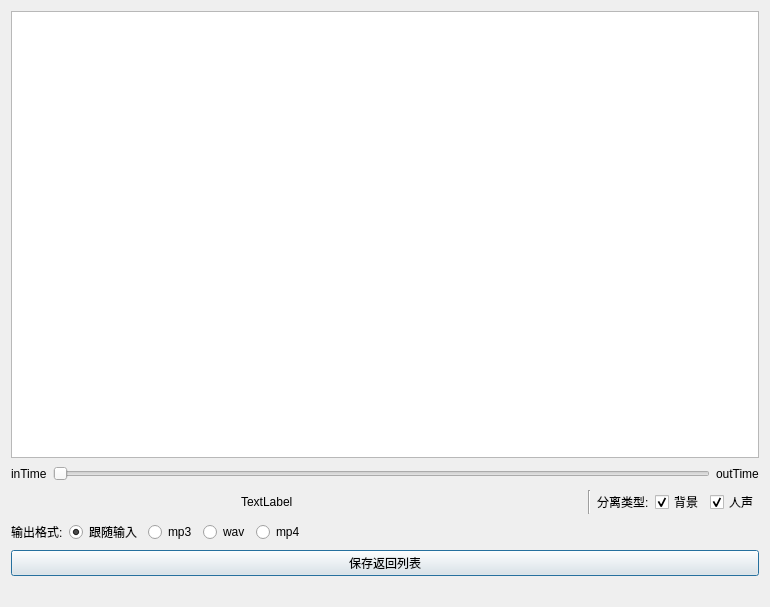
<?xml version="1.0" encoding="UTF-8"?>
<ui version="4.0">
 <class>VideoQtWidgetsClass</class>
 <widget class="QWidget" name="VideoQtWidgetsClass">
  <property name="geometry">
   <rect>
    <x>0</x>
    <y>0</y>
    <width>770</width>
    <height>607</height>
   </rect>
  </property>
  <property name="windowTitle">
   <string/>
  </property>
  <property name="windowIcon">
   <iconset>
    <normaloff>../../../../Desktop/Mac-256@2x-150x150.png</normaloff>../../../../Desktop/Mac-256@2x-150x150.png</iconset>
  </property>
  <layout class="QVBoxLayout" name="verticalLayout">
   <item>
    <widget class="QGraphicsView" name="graphicsView"/>
   </item>
   <item>
    <layout class="QVBoxLayout" name="displayLayout"/>
   </item>
   <item>
    <layout class="QHBoxLayout" name="horizontalLayout_3">
     <item>
      <widget class="QLabel" name="in_timelabel">
       <property name="text">
        <string>inTime</string>
       </property>
      </widget>
     </item>
     <item>
      <widget class="MySlider" name="horizontalSlider">
       <property name="minimumSize">
        <size>
         <width>0</width>
         <height>20</height>
        </size>
       </property>
       <property name="maximum">
        <number>1000</number>
       </property>
       <property name="orientation">
        <enum>Qt::Horizontal</enum>
       </property>
      </widget>
     </item>
     <item>
      <widget class="QLabel" name="out_timelabel">
       <property name="text">
        <string>outTime</string>
       </property>
      </widget>
     </item>
    </layout>
   </item>
   <item>
    <layout class="QHBoxLayout" name="horizontalLayout"/>
   </item>
   <item>
    <layout class="QHBoxLayout" name="horizontalLayout_2">
     <item>
      <widget class="QPushButton" name="JtoolButton">
       <property name="text">
        <string/>
       </property>
       <property name="icon">
        <iconset>
         <normaloff>:/new/prefix1/Resource/image/winOCRUI/backward.svg</normaloff>:/new/prefix1/Resource/image/winOCRUI/backward.svg</iconset>
       </property>
       <property name="flat">
        <bool>true</bool>
       </property>
      </widget>
     </item>
     <item>
      <widget class="QPushButton" name="pushButton_2">
       <property name="text">
        <string/>
       </property>
       <property name="icon">
        <iconset>
         <normaloff>:/new/prefix1/Resource/image/winOCRUI/play.svg</normaloff>:/new/prefix1/Resource/image/winOCRUI/play.svg</iconset>
       </property>
       <property name="flat">
        <bool>true</bool>
       </property>
      </widget>
     </item>
     <item>
      <widget class="QPushButton" name="LtoolButton">
       <property name="text">
        <string/>
       </property>
       <property name="icon">
        <iconset>
         <normaloff>:/new/prefix1/Resource/image/winOCRUI/forward.svg</normaloff>:/new/prefix1/Resource/image/winOCRUI/forward.svg</iconset>
       </property>
       <property name="flat">
        <bool>true</bool>
       </property>
      </widget>
     </item>
     <item>
      <widget class="QPushButton" name="setInTimetoolButton">
       <property name="text">
        <string/>
       </property>
       <property name="icon">
        <iconset>
         <normaloff>:/new/prefix1/Resource/image/winOCRUI/arrow.right.to.line.svg</normaloff>:/new/prefix1/Resource/image/winOCRUI/arrow.right.to.line.svg</iconset>
       </property>
       <property name="flat">
        <bool>true</bool>
       </property>
      </widget>
     </item>
     <item>
      <widget class="QPushButton" name="setOutTimetoolButton">
       <property name="text">
        <string/>
       </property>
       <property name="icon">
        <iconset>
         <normaloff>:/new/prefix1/Resource/image/winOCRUI/arrow.backward.to.line.svg</normaloff>:/new/prefix1/Resource/image/winOCRUI/arrow.backward.to.line.svg</iconset>
       </property>
       <property name="flat">
        <bool>true</bool>
       </property>
      </widget>
     </item>
     <item>
      <widget class="QLabel" name="nowtimelabel">
       <property name="text">
        <string>TextLabel</string>
       </property>
      </widget>
     </item>
     <item>
      <spacer name="horizontalSpacer">
       <property name="orientation">
        <enum>Qt::Horizontal</enum>
       </property>
       <property name="sizeHint" stdset="0">
        <size>
         <width>40</width>
         <height>20</height>
        </size>
       </property>
      </spacer>
     </item>
     <item>
      <widget class="Line" name="line">
       <property name="orientation">
        <enum>Qt::Vertical</enum>
       </property>
      </widget>
     </item>
     <item>
      <widget class="QLabel" name="label_2">
       <property name="text">
        <string>分离类型:</string>
       </property>
      </widget>
     </item>
     <item>
      <widget class="QCheckBox" name="Instrumental_checkBox">
       <property name="text">
        <string>背景</string>
       </property>
       <property name="checked">
        <bool>true</bool>
       </property>
      </widget>
     </item>
     <item>
      <widget class="QCheckBox" name="Vocals_checkBox">
       <property name="text">
        <string>人声</string>
       </property>
       <property name="checked">
        <bool>true</bool>
       </property>
      </widget>
     </item>
    </layout>
   </item>
   <item>
    <layout class="QHBoxLayout" name="horizontalLayout_6">
     <item>
      <widget class="QLabel" name="label_8">
       <property name="text">
        <string>输出格式:</string>
       </property>
      </widget>
     </item>
     <item>
      <widget class="QRadioButton" name="default_radioButton">
       <property name="text">
        <string>跟随输入</string>
       </property>
       <property name="checked">
        <bool>true</bool>
       </property>
       <attribute name="buttonGroup">
        <string notr="true">suffix_buttonGroup</string>
       </attribute>
      </widget>
     </item>
     <item>
      <widget class="QRadioButton" name="mp3_radioButton">
       <property name="text">
        <string>mp3</string>
       </property>
       <attribute name="buttonGroup">
        <string notr="true">suffix_buttonGroup</string>
       </attribute>
      </widget>
     </item>
     <item>
      <widget class="QRadioButton" name="wav_radioButton">
       <property name="enabled">
        <bool>true</bool>
       </property>
       <property name="mouseTracking">
        <bool>true</bool>
       </property>
       <property name="text">
        <string>wav</string>
       </property>
       <property name="checkable">
        <bool>true</bool>
       </property>
       <property name="checked">
        <bool>false</bool>
       </property>
       <property name="autoExclusive">
        <bool>true</bool>
       </property>
       <attribute name="buttonGroup">
        <string notr="true">suffix_buttonGroup</string>
       </attribute>
      </widget>
     </item>
     <item>
      <widget class="QRadioButton" name="mp4_radioButton">
       <property name="text">
        <string>mp4</string>
       </property>
       <attribute name="buttonGroup">
        <string notr="true">suffix_buttonGroup</string>
       </attribute>
      </widget>
     </item>
     <item>
      <spacer name="horizontalSpacer_6">
       <property name="orientation">
        <enum>Qt::Horizontal</enum>
       </property>
       <property name="sizeHint" stdset="0">
        <size>
         <width>40</width>
         <height>20</height>
        </size>
       </property>
      </spacer>
     </item>
    </layout>
   </item>
   <item>
    <layout class="QHBoxLayout" name="horizontalLayout_5">
     <item>
      <widget class="QPushButton" name="tohomepushButton">
       <property name="text">
        <string>保存返回列表</string>
       </property>
       <property name="icon">
        <iconset>
         <normaloff>:/new/prefix1/Resource/image/winOCRUI/arrowshape.turn.up.left.fill.svg</normaloff>:/new/prefix1/Resource/image/winOCRUI/arrowshape.turn.up.left.fill.svg</iconset>
       </property>
       <property name="default">
        <bool>true</bool>
       </property>
      </widget>
     </item>
    </layout>
   </item>
   <item>
    <layout class="QHBoxLayout" name="horizontalLayout_4">
     <item>
      <widget class="QLabel" name="Previewlabel">
       <property name="text">
        <string/>
       </property>
      </widget>
     </item>
     <item>
      <widget class="QLabel" name="Previewmagelabel">
       <property name="maximumSize">
        <size>
         <width>500</width>
         <height>100</height>
        </size>
       </property>
       <property name="text">
        <string/>
       </property>
      </widget>
     </item>
    </layout>
   </item>
  </layout>
 </widget>
 <layoutdefault spacing="6" margin="11"/>
 <customwidgets>
  <customwidget>
   <class>MySlider</class>
   <extends>QSlider</extends>
   <header>myslider.h</header>
  </customwidget>
 </customwidgets>
 <resources>
  <include location="Resource.qrc"/>
 </resources>
 <connections/>
 <buttongroups>
  <buttongroup name="suffix_buttonGroup"/>
 </buttongroups>
</ui>
